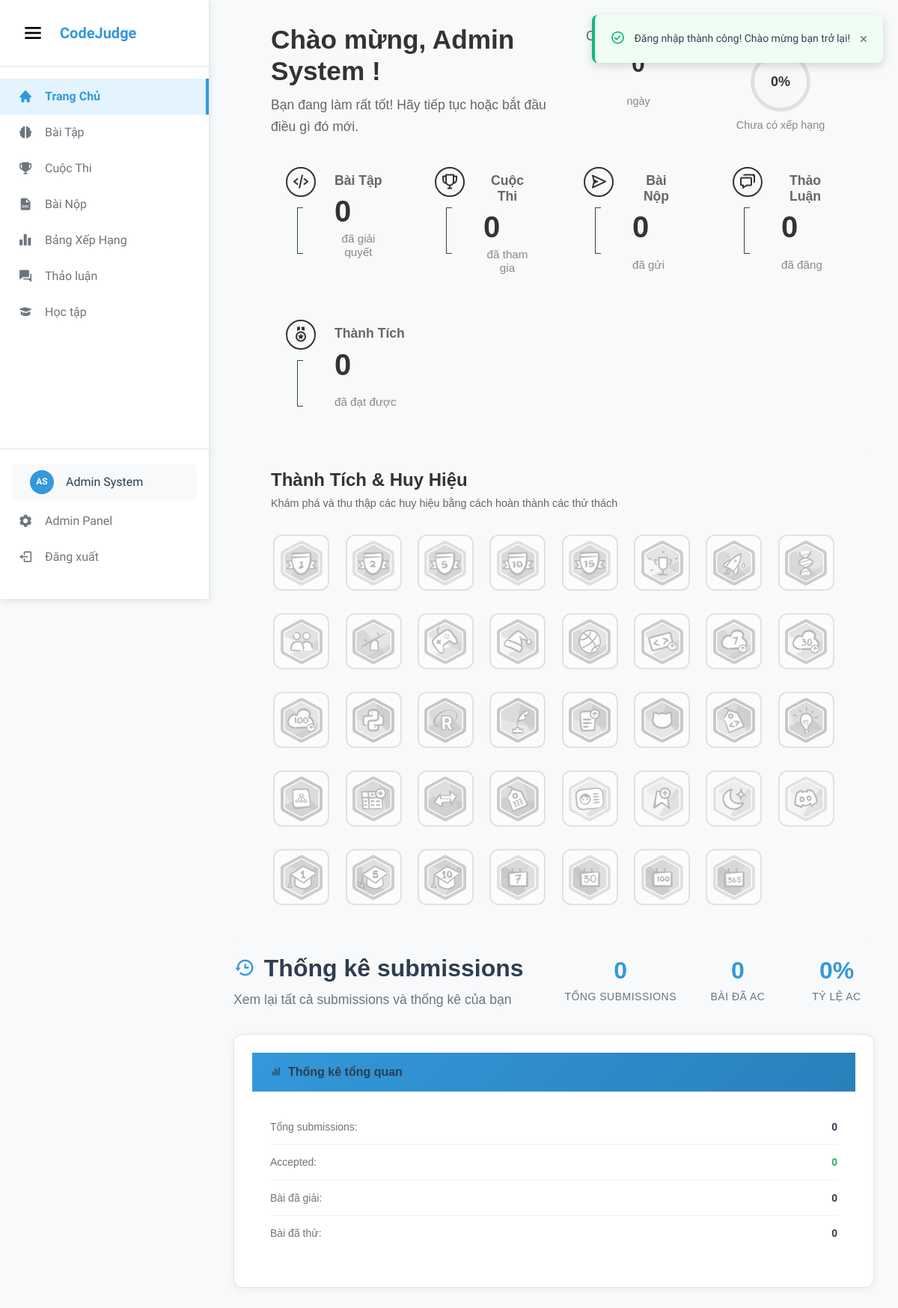
Page /home (signed in) on the committed database.
### tables this page shows
CREATE TABLE `users` (
    `id` INT AUTO_INCREMENT PRIMARY KEY,
    `first_name` VARCHAR(50) NOT NULL,
    `last_name` VARCHAR(50) NOT NULL,
    `username` VARCHAR(50) NOT NULL UNIQUE,
    `email` VARCHAR(100) NOT NULL UNIQUE,
    `password` VARCHAR(255) NOT NULL,
    `role` ENUM('user', 'admin', 'moderator') DEFAULT 'user',
    `is_active` BOOLEAN DEFAULT TRUE,
    `avatar` LONGTEXT NULL,
    `bio` TEXT NULL,
    `github_url` VARCHAR(255) NULL,
    `linkedin_url` VARCHAR(255) NULL,
    `website_url` VARCHAR(255) NULL,
    `youtube_url` VARCHAR(255) NULL,
    `facebook_url` VARCHAR(255) NULL,
    `instagram_url` VARCHAR(255) NULL,
    `badges` JSON NULL DEFAULT '[]',
    `total_problems_solved` INT DEFAULT 0,
    `total_submissions` INT DEFAULT 0,
    `rating` INT DEFAULT -1,
    `login_streak` INT DEFAULT 0,
    `last_login_date` DATE NULL,
    `last_login` TIMESTAMP NULL,
    `created_at` TIMESTAMP DEFAULT CURRENT_TIMESTAMP,
    `updated_at` TIMESTAMP DEFAULT CURRENT_TIMESTAMP ON UPDATE CURRENT_TIMESTAMP,
    
    INDEX `idx_email` (`email`),
    INDEX `idx_username` (`username`),
    INDEX `idx_role` (`role`),
    INDEX `idx_rating` (`rating`)
);

### app/views/home.php (the view, shortened to what the rows shown need)
<?php
require_once APP_PATH . '/models/UserModel.php';
$userModel = new UserModel();
$currentUser = $userModel->getUserById($_SESSION['user_id']);
$userBadges = $userModel->getUserBadges($_SESSION['user_id']);
?>
<div class="profile-container">
    <div class="top-section">
        <div class="welcome-header">
            <h1>Chào mừng, <b><?= htmlspecialchars($currentUser['first_name'] . ' ' . $currentUser['last_name']) ?></b> !</h1>
            <p class="welcome-subtitle">Bạn đang làm rất tốt! Hãy tiếp tục hoặc bắt đầu điều gì đó mới.</p>
        </div>
        <div class="right-stats">
            <div class="stat">
                <p>Chuỗi Đăng Nhập</p>
                <strong><?= $currentUser['login_streak'] ?? 0 ?></strong><br>
                <small>ngày <?= ($currentUser['login_streak'] ?? 0) > 0 ? '– <span class="record-text">tuyệt vời!</span>' : '' ?></small>
            </div>
            <div class="stat">
                <p>Tiến Trình Cấp Độ</p>
                <?php if (isset($currentUser['rating']) && $currentUser['rating'] != -1): ?>
                    <div class="circle"><?= min(100, ($currentUser['rating'] - 1200) / 8) ?>%</div>
                    <small>đến Chuyên Gia</small>
                <?php else: ?>
                    <div class="circle">0%</div>
                    <small>Chưa có xếp hạng</small>
                <?php endif; ?>
            </div>
        </div>
    </div>
    <div class="bottom-stats">
        <div class="stat">
            <div class="stat-left-column">
                <div class="stat-icon">
                    <i class='bx bx-code-alt'></i>
                </div>
                <div class="stat-bracket">
                    <div class="connection-line"></div>
                </div>
            </div>
            <div class="stat-right-column">
                <p>Bài Tập</p>
                <div class="stat-connection">
                    <strong><?= $currentUser['total_problems_solved'] ?? 0 ?></strong>
                    <small>đã giải quyết</small>
                </div>
            </div>
        </div>
        <div class="stat">
            <div class="stat-left-column">
                <div class="stat-icon">
                    <i class='bx bx-trophy'></i>
                </div>
                <div class="stat-bracket">
                    <div class="connection-line"></div>
                </div>
            </div>
            <div class="stat-right-column">
                <p>Cuộc Thi</p>
                <div class="stat-connection">
                    <strong>0</strong>
                    <small>đã tham gia</small>
                </div>
            </div>
        </div>
        <div class="stat">
            <div class="stat-left-column">
                <div class="stat-icon">
                    <i class='bx bx-send'></i>
                </div>
                <div class="stat-bracket">
                    <div class="connection-line"></div>
                </div>
            </div>
            <div class="stat-right-column">
                <p>Bài Nộp</p>
                <div class="stat-connection">
                    <strong><?= $currentUser['total_submissions'] ?? 0 ?></strong>
                    <small>đã gửi</small>
                </div>
            </div>
        </div>
        <div class="stat">
            <div class="stat-left-column">
                <div class="stat-icon">
                    <i class='bx bx-chat'></i>
                </div>
                <div class="stat-bracket">
                    <div class="connection-line"></div>
                </div>
            </div>
            <div class="stat-right-column">
                <p>Thảo Luận</p>
                <div class="stat-connection">
                    <strong>0</strong>
                    <small>đã đăng</small>
                </div>
            </div>
        </div>
        <div class="stat">
            <div class="stat-left-column">
                <div class="stat-icon">
                    <i class='bx bx-medal'></i>
                </div>
                <div class="stat-bracket">
                    <div class="connection-line"></div>
                </div>
            </div>
            <div class="stat-right-column">
                <p>Thành Tích</p>
                <div class="stat-connection">
                    <strong><?= count($userBadges) ?></strong>
                    <small>đã đạt được</small>
                </div>
            </div>
        </div>
    </div>
    <div class="badges-stats">
        <div class="badges-header">
            <h2>Thành Tích & Huy Hiệu</h2>
            <p>Khám phá và thu thập các huy hiệu bằng cách hoàn thành các thử thách</p>
        </div>
        <div class="badges-container">
            <?php
            global $BADGES;
            foreach ($BADGES as $badgeKey => $badge):
                $isEarned = in_array($badgeKey, $userBadges);
                $badgeClass = $isEarned ? 'earned' : 'unearned';
                $assetPath = 'assets/' . $badge['File'];
            ?>
            <div class="badge-item <?php echo $badgeClass; ?>" data-badge="<?php echo htmlspecialchars($badgeKey); ?>">
                <div class="badge-hexagon">
                    <div class="badge-content">
                        <img src="<?php echo $assetPath; ?>" alt="<?php echo htmlspecialchars($badge['title']); ?>" class="badge-icon">
                    </div>
                </div>
            </div>
            <?php endforeach; ?>
        </div>
    </div>
    <?php if (!empty($stats['general'])): ?>
    <div class="submissions-header">
        <div class="submissions-header-content">
            <div class="submissions-header-text">
                <h1>
                    <i class='bx bx-history'></i>
                    Thống kê submissions
                </h1>
                <p>Xem lại tất cả submissions và thống kê của bạn</p>
            </div>
            <div class="submissions-stats-quick">
                <div class="stat-quick">
                    <span class="stat-value"><?= number_format($stats['general']['total_submissions']) ?></span>
                    <span class="stat-label">Tổng submissions</span>
                </div>
                <div class="stat-quick">
                    <span class="stat-value"><?= number_format($stats['general']['problems_solved']) ?></span>
                    <span class="stat-label">Bài đã AC</span>
                </div>
                <div class="stat-quick">
                    <span class="stat-value"><?= $stats['general']['accepted_submissions'] > 0 ? round(($stats['general']['accepted_submissions'] / $stats['general']['total_submissions']) * 100, 1) : 0 ?>%</span>
                    <span class="stat-label">Tỷ lệ AC</span>
                </div>
            </div>
        </div>
    </div>
    <div class="submissions-statistics">
        <div class="stats-grid">
            <div class="stat-card">
                <div class="stat-card-header">
                    <h3><i class='bx bx-bar-chart'></i> Thống kê tổng quan</h3>
                </div>
                <div class="stat-card-content">
                    <div class="stat-row">
                        <span class="stat-name">Tổng submissions:</span>
                        <span class="stat-val"><?= number_format($stats['general']['total_submissions']) ?></span>
                    </div>
                    <div class="stat-row">
                        <span class="stat-name">Accepted:</span>
                        <span class="stat-val success"><?= number_format($stats['general']['accepted_submissions']) ?></span>
                    </div>
                    <div class="stat-row">
                        <span class="stat-name">Bài đã giải:</span>
                        <span class="stat-val"><?= number_format($stats['general']['problems_solved']) ?></span>
                    </div>
                    <div class="stat-row">
                        <span class="stat-name">Bài đã thử:</span>
                        <span class="stat-val"><?= number_format($stats['general']['problems_attempted']) ?></span>
                    </div>
                </div>
            </div>
        </div>
    </div>
    <?php endif; ?>
</div>
<?php
include VIEW_PATH . '/layouts/pagesWithSidebar.php';
?>

### app/core/App.php (shortened to what the rows shown need)
<?php
class App
{
    private $routes;
    private $currentUri;
    public function __construct()
    {
        $this->routes = require_once ROOT_PATH . '/routes/web.php';
        $this->currentUri = $this->getCurrentUri();
    }
    public function run()
    {
        try {
            $this->route();
        } catch (Exception $e) {
            $this->handleError($e);
        }
    }
    private function getCurrentUri()
    {
        $uri = $_SERVER['REQUEST_URI'];
        $uri = trim($uri, '/');
        return $uri;
    }
    private function route()
    {
        foreach ($this->routes as $pattern => $handler) {
            $regex = str_replace('/', '\/', $pattern);
            $regex = '/^' . $regex . '$/';
            if (preg_match($regex, $this->currentUri, $matches)) {
                $this->callHandler($handler, array_slice($matches, 1));
                return;
            }
        }
    }
    private function callHandler($handler, $params = [])
    {
        try {
            if (strpos($handler, '@') !== false) {
                list($controllerName, $methodName) = explode('@', $handler);
                $controllerFile = CONTROLLER_PATH . '/' . $controllerName . '.php';
                if (file_exists($controllerFile)) {
                    if (class_exists($controllerName)) {
                        $controller = new $controllerName();
                        if (method_exists($controller, $methodName)) {
                            call_user_func_array([$controller, $methodName], $params);
                            return;
                        }
                    }
                }
            }
        } catch (Exception $e) {
            $this->handleError($e);
        }
    }
}
?>

### app/views/components/globalSidebar.php (shortened to what the rows shown need)
<?php
$current_uri = $_SERVER['REQUEST_URI'];
?>
<div class="global-sidebar" id="globalSidebar">
    <div class="sidebar-header">
        <button class="sidebar-toggle" id="sidebarToggle">
            <i class='bx bx-menu'></i>
        </button>
        <div class="logo">
            <a href="/" class="logo-link">
                <span class="logo-text">CodeJudge</span>
            </a>
        </div>
    </div>
    <nav class="sidebar-nav">
        <ul class="nav-list">
            <li class="nav-item">
                <a href="/home" class="nav-link <?= $current_uri === '/' || $current_uri === '/home' ? 'active' : '' ?>">
                    <i class='bx bxs-home'></i>
                    <span class="nav-text">Trang Chủ</span>
                </a>
            </li>
            <li class="nav-item">
                <a href="/problems" class="nav-link <?= strpos($current_uri, '/problems') !== false ? 'active' : '' ?>">
                    <i class='bx bxs-brain'></i>
                    <span class="nav-text">Bài Tập</span>
                </a>
            </li>
            <li class="nav-item">
                <a href="/contests" class="nav-link <?= strpos($current_uri, '/contests') !== false ? 'active' : '' ?>">
                    <i class='bx bxs-trophy'></i>
                    <span class="nav-text">Cuộc Thi</span>
                </a>
            </li>
            <li class="nav-item">
                <a href="/submissions" class="nav-link <?= strpos($current_uri, '/submissions') !== false ? 'active' : '' ?>">
                    <i class='bx bxs-file-doc'></i>
                    <span class="nav-text">Bài Nộp</span>
                </a>
            </li>
            <li class="nav-item">
                <a href="/leaderboard" class="nav-link <?= strpos($current_uri, '/leaderboard') !== false ? 'active' : '' ?>">
                    <i class='bx bxs-bar-chart-alt-2'></i>
                    <span class="nav-text">Bảng Xếp Hạng</span>
                </a>
            </li>
            <li class="nav-item">
                <a href="/discussions" class="nav-link <?= strpos($current_uri, '/discussions') !== false ? 'active' : '' ?>">
                    <i class='bx bxs-conversation'></i>
                    <span class="nav-text">Thảo luận</span>
                </a>
            </li>
            <li class="nav-item">
                <a href="/learning" class="nav-link <?= strpos($current_uri, '/learning') !== false ? 'active' : '' ?>">
                    <i class='bx bxs-graduation'></i>
                    <span class="nav-text">Học tập</span>
                </a>
            </li>
        </ul>
        <div class="sidebar-footer">
            <ul class="nav-list">
                <?php if (isset($_SESSION['user_id'])): ?>
                    <li class="nav-item user-profile-item">
                        <a href="/profile" class="nav-link user-profile-link <?= strpos($current_uri, '/profile') !== false ? 'active' : '' ?>">
                            <div class="user-avatar-sidebar">
                                <?php if ($currentUser && $currentUser['avatar']): ?>
                                    <img src="<?= AvatarHelper::base64ToImageSrc($currentUser['avatar']) ?>" alt="Avatar" class="avatar-image">
                                <?php else: ?>
                                    <div class="avatar-initials">
                                        <?= AvatarHelper::getInitials($currentUser ? $currentUser['first_name'] . ' ' . $currentUser['last_name'] : 'U') ?>
                                    </div>
                                <?php endif; ?>
                            </div>
                            <span class="nav-text user-name"><?= $currentUser ? htmlspecialchars($currentUser['first_name'] . ' ' . $currentUser['last_name']) : 'Người dùng' ?></span>
                        </a>
                    </li>
                    <?php if (isset($currentUser['role']) && $currentUser['role'] === 'admin'): ?>
                    <li class="nav-item">
                        <a href="/admin" class="nav-link">
                            <i class='bx bxs-cog'></i>
                            <span class="nav-text">Admin Panel</span>
                        </a>
                    </li>
                    <?php endif; ?>
                    <li class="nav-item">
                        <a href="/logout" class="nav-link">
                            <i class='bx bx-log-out'></i>
                            <span class="nav-text">Đăng xuất</span>
                        </a>
                    </li>
                <?php endif; ?>
            </ul>
        </div>
    </nav>
</div>

### rows in the picture
users: first_name+last_name "AS", first_name+last_name "Admin System", role "admin" (drawn), login_streak "0", total_problems_solved "0", total_submissions "0", badges "0"

### other values in the picture
$stats['general']['total_submissions'] "0"
$stats['general']['problems_solved'] "0"
$stats['general']['accepted_submissions'] "0"
$stats['general']['problems_attempted'] "0"
